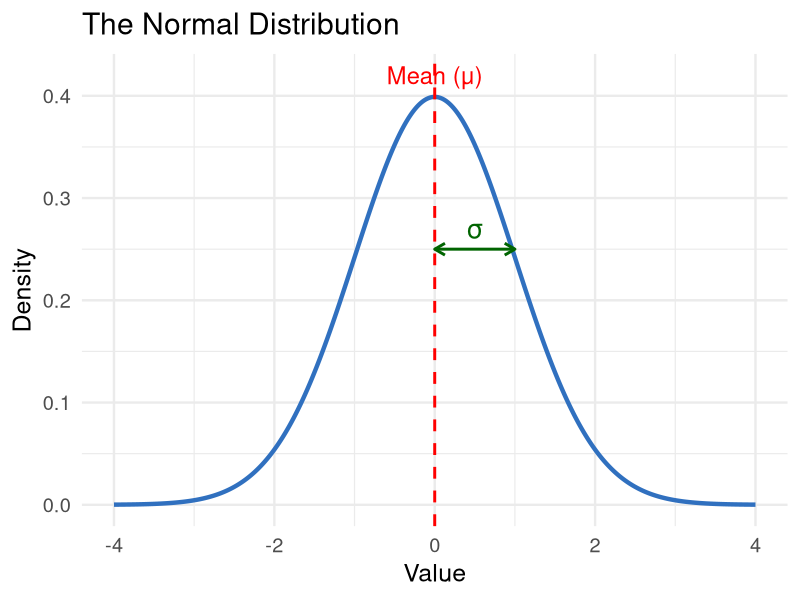

Recreate this plot in R. (Note: this script raises an error after producing the figure.)
## ---- chunk 1
#| label: "setup" 
#| include: false
#| message: false
#| warning: false

library(tidyverse)
library(knitr)

# set ggplot theme for slides 
theme_set(theme_bw(base_size = 22))
knitr::opts_chunk$set(warning=FALSE, message=FALSE)
## ---- chunk 2
#| echo: false
#| fig-height: 5
#| fig-width: 7

x <- seq(-4, 4, length.out = 1000)
y <- dnorm(x)

ggplot(data.frame(x = x, y = y), 
       aes(x, y)) +
  geom_line(size = 1.5, 
            color = "#3070BF") +
  geom_vline(xintercept = 0, 
             linetype = "dashed", 
             color = "red", 
             linewidth = 1) +
  annotate("text", x = 0, y = 0.42, label = "Mean (μ)", color = "red", size = 6) +
  annotate("segment", x = 0, xend = 1, y = 0.25, yend = 0.25, 
           arrow = arrow(length = unit(0.3, "cm"), ends = "both"), 
           color = "darkgreen", size = 1) +
  annotate("text", x = 0.5, y = 0.27, label = "σ", color = "darkgreen", size = 7) +
  labs(x = "Value", y = "Density", 
       title = "The Normal Distribution") +
  theme_minimal(base_size = 18)
## ---- chunk 3
#| echo: false
#| fig-height: 6
#| fig-width: 12

x <- seq(-10, 16, length.out = 1000)

data <- tibble(
  x = rep(x, 3),
  mean = rep(c(-2, 3, 8), each = length(x)),
  y = dnorm(x, mean = mean, sd = 2)
)

ggplot(data, aes(x, y, color = factor(mean))) +
  geom_line(size = 1.5) +
  scale_color_manual(values = c("#E69F00", "#56B4E9", "#009E73"),
                     name = "Mean (μ)",
                     labels = c("μ = -2", "μ = 3", "μ = 8")) +
  labs(x = "Value", y = "Density",
       title = "Normal Distributions with Different Means (all have σ = 2)") +
  theme_minimal(base_size = 20) +
  theme(legend.position = "top")
## ---- chunk 4
#| echo: false
#| fig-height: 6
#| fig-width: 12

x <- seq(-15, 15, length.out = 1000)

data <- tibble(
  x = rep(x, 3),
  sd = rep(c(1, 2.5, 5), each = length(x)),
  y = dnorm(x, mean = 0, sd = sd)
)

ggplot(data, aes(x, y, color = factor(sd))) +
  geom_line(size = 1.5) +
  scale_color_manual(values = c("#D55E00", "#CC79A7", "#0072B2"),
                     name = "Std Dev (σ)",
                     labels = c("σ = 1", "σ = 2.5", "σ = 5")) +
  labs(x = "Value", y = "Density",
       title = "Normal Distributions with Different Standard Deviations (all have μ = 0)") +
  theme_minimal(base_size = 20) +
  theme(legend.position = "top")
## ---- chunk 5
#| echo: false
#| fig-height: 6
#| fig-width: 13

# Create the data
x <- seq(-4, 4, length.out = 1000)
y <- dnorm(x)

# Create plot
ggplot(data.frame(x = x, y = y), aes(x, y)) +
  geom_line(size = 1.5, color = "#3070BF") +
  geom_vline(xintercept = c(-2, -1, 0, 1, 2), linetype = "dashed", alpha = 0.5) +
  geom_point(data = data.frame(x = c(-2, -1, 0, 1, 2), y = dnorm(c(-2, -1, 0, 1, 2))),
             aes(x, y), size = 5, color = "red") +
  annotate("text", x = c(-2, -1, 0, 1, 2), y = -0.02, 
           label = c("Z = -2", "Z = -1", "Z = 0", "Z = 1", "Z = 2"),
           size = 6, color = "red") +
  labs(x = "Z-score (standard deviations from mean)", y = "Density",
       title = "Standard Normal Distribution with Key Z-scores") +
  theme_minimal(base_size = 20) +
  ylim(-0.05, 0.45)
## ---- chunk 6
#| echo: false
#| fig-height: 7
#| fig-width: 13

library(patchwork)

# SAT plot
x_sat <- seq(600, 2400, length.out = 1000)
y_sat <- dnorm(x_sat, mean = 1500, sd = 300)

p1 <- ggplot(data.frame(x = x_sat, y = y_sat), aes(x, y)) +
  geom_line(size = 1.5, color = "#3070BF") +
  geom_vline(xintercept = 1800, color = "red", size = 1.5, linetype = "dashed") +
  geom_vline(xintercept = 1500, color = "darkgreen", size = 1, linetype = "dotted") +
  annotate("text", x = 1800, y = 0.0012, label = "Student A\n1800", 
           color = "red", size = 6, fontface = "bold") +
  annotate("text", x = 1500, y = 0.0014, label = "Mean\n1500", 
           color = "darkgreen", size = 5) +
  labs(title = "SAT Scores: N(1500, 300)", x = "SAT Score", y = "Density") +
  theme_minimal(base_size = 18)

# ACT plot
x_act <- seq(6, 36, length.out = 1000)
y_act <- dnorm(x_act, mean = 21, sd = 5)

p2 <- ggplot(data.frame(x = x_act, y = y_act), aes(x, y)) +
  geom_line(size = 1.5, color = "#E69F00") +
  geom_vline(xintercept = 24, color = "red", size = 1.5, linetype = "dashed") +
  geom_vline(xintercept = 21, color = "darkgreen", size = 1, linetype = "dotted") +
  annotate("text", x = 24, y = 0.07, label = "Student B\n24", 
           color = "red", size = 6, fontface = "bold") +
  annotate("text", x = 21, y = 0.082, label = "Mean\n21", 
           color = "darkgreen", size = 5) +
  labs(title = "ACT Scores: N(21, 5)", x = "ACT Score", y = "Density") +
  theme_minimal(base_size = 18)

p1 / p2
## ---- chunk 7
#| echo: false
#| fig-height: 5
#| fig-width: 13

x <- seq(-4, 4, length.out = 1000)
y <- dnorm(x)

# Create base plot
p <- ggplot(data.frame(x = x, y = y), aes(x, y)) +
  geom_line(size = 1.5, color = "#3070BF")

# Add shaded regions
p <- p +
  geom_area(data = data.frame(x = x[x >= -3 & x <= 3], 
                               y = y[x >= -3 & x <= 3]),
            aes(x, y), fill = "yellow", alpha = 0.3) +
  geom_area(data = data.frame(x = x[x >= -2 & x <= 2], 
                               y = y[x >= -2 & x <= 2]),
            aes(x, y), fill = "orange", alpha = 0.3) +
  geom_area(data = data.frame(x = x[x >= -1 & x <= 1], 
                               y = y[x >= -1 & x <= 1]),
            aes(x, y), fill = "red", alpha = 0.3)

# Add vertical lines and labels
p <- p +
  geom_vline(xintercept = c(-3, -2, -1, 0, 1, 2, 3), linetype = "dashed", alpha = 0.5) +
  annotate("text", x = 0, y = 0.15, label = "68%", size = 7, fontface = "bold") +
  annotate("text", x = 0, y = 0.08, label = "95%", size = 7, fontface = "bold") +
  annotate("text", x = 0, y = 0.03, label = "99.7%", size = 7, fontface = "bold") +
  labs(x = "Standard deviations from mean", y = "Density",
       title = "The Empirical Rule: 68-95-99.7") +
  scale_x_continuous(breaks = -3:3,
                     labels = c("μ-3σ", "μ-2σ", "μ-σ", "μ", "μ+σ", "μ+2σ", "μ+3σ")) +
  theme_minimal(base_size = 20)

p
## ---- chunk 8
#| echo: true
# For standard normal Z ~ N(0,1)
pnorm(q = 1.5, mean = 0, sd = 1)  # P(Z ≤ 1.5)
## ---- chunk 9
#| echo: true
pnorm(q = 1.5, mean = 0, sd = 1, lower.tail = FALSE)  # P(Z > 1.5)
## ---- chunk 10
#| echo: false
#| fig-height: 4
#| fig-width: 10

x <- seq(-4, 4, length.out = 1000)
y <- dnorm(x)

ggplot(data.frame(x = x, y = y), aes(x, y)) +
  geom_line(size = 1.5, color = "#3070BF") +
  geom_area(data = data.frame(x = x[x <= 2.67], y = y[x <= 2.67]),
            aes(x, y), fill = "lightblue", alpha = 0.7) +
  geom_vline(xintercept = 2.67, color = "red", size = 1.5, linetype = "dashed") +
  annotate("text", x = 2.67, y = 0.02, label = "z = 2.67", color = "red", size = 6) +
  annotate("text", x = 0, y = 0.2, label = "Shaded area = P(Z < 2.67)", size = 7) +
  labs(x = "Z", y = "Density") +
  theme_minimal(base_size = 20)
## ---- chunk 11
pnorm(q = 2.67, mean = 0, sd = 1, lower.tail = TRUE)
## ---- chunk 12
#| echo: false
#| fig-height: 4
#| fig-width: 10

x <- seq(-4, 4, length.out = 1000)
y <- dnorm(x)

ggplot(data.frame(x = x, y = y), aes(x, y)) +
  geom_line(size = 1.5, color = "#3070BF") +
  geom_area(data = data.frame(x = x[x >= -0.37], y = y[x >= -0.37]),
            aes(x, y), fill = "lightcoral", alpha = 0.7) +
  geom_vline(xintercept = -0.37, color = "red", size = 1.5, linetype = "dashed") +
  annotate("text", x = -0.37, y = 0.02, label = "z = -0.37", color = "red", size = 6) +
  annotate("text", x = 1, y = 0.25, label = "Shaded area = P(Z > -0.37)", size = 7) +
  labs(x = "Z", y = "Density") +
  theme_minimal(base_size = 20)
## ---- chunk 13
pnorm(q = -0.37, mean = 0, sd = 1, lower.tail = FALSE)
## ---- chunk 14
#| echo: false
#| fig-height: 4
#| fig-width: 10

x <- seq(-4, 4, length.out = 1000)
y <- dnorm(x)

ggplot(data.frame(x = x, y = y), aes(x, y)) +
  geom_line(size = 1.5, color = "#3070BF") +
  geom_area(data = data.frame(x = x[x >= -2.18 & x <= 2.46], 
                               y = y[x >= -2.18 & x <= 2.46]),
            aes(x, y), fill = "lightgreen", alpha = 0.7) +
  geom_vline(xintercept = c(-2.18, 2.46), color = "red", size = 1.5, linetype = "dashed") +
  annotate("text", x = -2.18, y = 0.02, label = "z = -2.18", color = "red", size = 5) +
  annotate("text", x = 2.46, y = 0.02, label = "z = 2.46", color = "red", size = 5) +
  annotate("text", x = 0, y = 0.25, label = "Shaded area =\nP(-2.18 < Z < 2.46)", size = 7) +
  labs(x = "Z", y = "Density") +
  theme_minimal(base_size = 20)
## ---- chunk 15
pnorm(2.46) - pnorm(-2.18)
## ---- chunk 16
#| echo: false
#| fig-height: 4.5
#| fig-width: 11

x <- seq(40, 120, length.out = 1000)
y <- dnorm(x, mean = 80, sd = 12)

ggplot(data.frame(x = x, y = y), aes(x, y)) +
  geom_line(size = 1.5, color = "#3070BF") +
  geom_area(data = data.frame(x = x[x >= 90 & x <= 99], 
                               y = y[x >= 90 & x <= 99]),
            aes(x, y), fill = "orange", alpha = 0.7) +
  geom_vline(xintercept = c(90, 99), color = "red", size = 1.5, linetype = "dashed") +
  annotate("text", x = 94.5, y = 0.015, label = "Mild\nHypertension", size = 7, fontface = "bold") +
  labs(x = "Diastolic Blood Pressure (mm Hg)", y = "Density",
       title = "DBP ~ N(80, 12)") +
  theme_minimal(base_size = 20)
## ---- chunk 17
# P(DBP ≤ 99) - P(DBP ≤ 90)
pnorm(q = 99, mean = 80, sd = 12) - 
  pnorm(q = 90, mean = 80, sd = 12)
## ---- chunk 18
# What is the 95th percentile of Z ~ N(0,1)?
qnorm(p = 0.95, mean = 0, sd = 1)
## ---- chunk 19
#| echo: false
#| fig-height: 4.5
#| fig-width: 11

x <- seq(40, 120, length.out = 1000)
y <- dnorm(x, mean = 80, sd = 12)

q10 <- qnorm(0.10, mean = 80, sd = 12)

ggplot(data.frame(x = x, y = y), aes(x, y)) +
  geom_line(size = 1.5, color = "#3070BF") +
  geom_area(data = data.frame(x = x[x <= q10], 
                               y = y[x <= q10]),
            aes(x, y), fill = "lightblue", alpha = 0.7) +
  geom_vline(xintercept = q10, color = "red", size = 1.5, linetype = "dashed") +
  annotate("text", x = q10, y = 0.025, label = "10th\npercentile", size = 7, color = "red", fontface = "bold") +
  annotate("text", x = 60, y = 0.015, label = "10%", size = 8, fontface = "bold") +
  labs(x = "Diastolic Blood Pressure (mm Hg)", y = "Density") +
  theme_minimal(base_size = 20)
## ---- chunk 20
qnorm(p = 0.10, mean = 80, sd = 12)
## ---- chunk 21
#| echo: false
#| fig-height: 4.5
#| fig-width: 11

q95 <- qnorm(0.95, mean = 80, sd = 12)

ggplot(data.frame(x = x, y = y), aes(x, y)) +
  geom_line(size = 1.5, color = "#3070BF") +
  geom_area(data = data.frame(x = x[x <= q95], 
                               y = y[x <= q95]),
            aes(x, y), fill = "lightcoral", alpha = 0.7) +
  geom_vline(xintercept = q95, color = "red", size = 1.5, linetype = "dashed") +
  annotate("text", x = q95, y = 0.025, label = "95th\npercentile", size = 7, color = "red", fontface = "bold") +
  annotate("text", x = 90, y = 0.015, label = "95%", size = 8, fontface = "bold") +
  labs(x = "Diastolic Blood Pressure (mm Hg)", y = "Density") +
  theme_minimal(base_size = 20)
## ---- chunk 22
qnorm(p = 0.95, mean = 80, sd = 12)
## ---- chunk 23
#| echo: false
#| fig-height: 6.5
#| fig-width: 13

library(patchwork)

make_binom_plot <- function(n, p, title) {
  x <- 0:n
  probs <- dbinom(x, size = n, prob = p)
  mu <- n * p
  sigma <- sqrt(n * p * (1-p))
  
  x_norm <- seq(0, n, length.out = 1000)
  y_norm <- dnorm(x_norm, mean = mu, sd = sigma)
  
  ggplot() +
    geom_col(aes(x = x, y = probs), fill = "#3070BF", alpha = 0.7, width = 0.8) +
    geom_line(aes(x = x_norm, y = y_norm), color = "red", size = 1.5) +
    labs(title = title, x = "Number of successes", y = "Probability") +
    theme_minimal(base_size = 16) +
    theme(plot.title = element_text(hjust = 0.5, size = 18))
}

p1 <- make_binom_plot(10, 0.25, "n = 10, p = 0.25")
p2 <- make_binom_plot(30, 0.25, "n = 30, p = 0.25")
p3 <- make_binom_plot(100, 0.25, "n = 100, p = 0.25")
p4 <- make_binom_plot(300, 0.25, "n = 300, p = 0.25")

(p1 | p2) / (p3 | p4)
## ---- chunk 24
# Exact binomial calculation
pbinom(q = 19, size = 100, prob = 0.25)
## ---- chunk 25
pnorm(q = 20, mean = 25, sd = sqrt(100*0.25*0.75))
## ---- chunk 26
pnorm(q = 19.5, mean = 25, sd = sqrt(100*0.25*0.75))
## ---- chunk 27
#| echo: false
#| fig-height: 6
#| fig-width: 13

# Binomial bars
x_binom <- 10:40
y_binom <- dbinom(x_binom, size = 100, prob = 0.25)

# Normal curve
x_norm <- seq(10, 40, length.out = 1000)
y_norm <- dnorm(x_norm, mean = 25, sd = sqrt(18.75))

# Create plot
ggplot() +
  # Binomial bars
  geom_col(aes(x = x_binom, y = y_binom), 
           fill = "#3070BF", alpha = 0.5, width = 1) +
  # Normal curve
  geom_line(aes(x = x_norm, y = y_norm), color = "red", size = 1.5) +
  # Highlight region for P(X < 20)
  geom_col(aes(x = x_binom[x_binom < 20], y = y_binom[x_binom < 20]),
           fill = "orange", alpha = 0.8, width = 1) +
  # Vertical lines
  geom_vline(xintercept = 19.5, color = "darkgreen", size = 2, linetype = "dashed") +
  geom_vline(xintercept = 20, color = "purple", size = 2, linetype = "dotted") +
  annotate("text", x = 19.5, y = 0.08, label = "19.5\n(with correction)", 
           color = "darkgreen", size = 6, fontface = "bold") +
  annotate("text", x = 20, y = 0.05, label = "20\n(without correction)", 
           color = "purple", size = 6, fontface = "bold") +
  labs(title = "P(X < 20): Binomial (bars) vs Normal (red curve)",
       subtitle = "Continuity correction uses 19.5 instead of 20",
       x = "Number of successes", y = "Probability/Density") +
  theme_minimal(base_size = 20)
